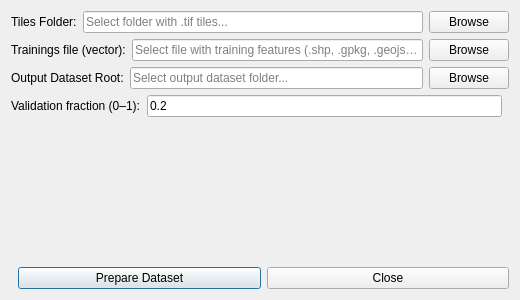
<?xml version="1.0" encoding="UTF-8"?>
<ui version="4.0">
 <class>YOLOPrepDialogBase</class>
 <widget class="QDialog" name="YOLOPrepDialogBase">
  <property name="geometry">
   <rect>
    <x>0</x>
    <y>0</y>
    <width>520</width>
    <height>300</height>
   </rect>
  </property>
  <property name="windowTitle">
   <string>YOLO Dataset Preparation</string>
  </property>
  <layout class="QVBoxLayout" name="mainLayout">
   <item>
    <layout class="QHBoxLayout" name="tilesLayout">
     <item>
      <widget class="QLabel" name="tilesLabel">
       <property name="text">
        <string>Tiles Folder:</string>
       </property>
      </widget>
     </item>
     <item>
      <widget class="QLineEdit" name="tilesDirEdit">
       <property name="readOnly">
        <bool>true</bool>
       </property>
       <property name="placeholderText">
        <string>Select folder with .tif tiles...</string>
       </property>
      </widget>
     </item>
     <item>
      <widget class="QPushButton" name="browseTilesButton">
       <property name="text">
        <string>Browse</string>
       </property>
      </widget>
     </item>
    </layout>
   </item>
   <item>
    <layout class="QHBoxLayout" name="shpLayout">
     <item>
      <widget class="QLabel" name="shpLabel">
       <property name="text">
        <string>Trainings file (vector):</string>
       </property>
      </widget>
     </item>
     <item>
      <widget class="QLineEdit" name="shpPathEdit">
       <property name="readOnly">
        <bool>true</bool>
       </property>
       <property name="placeholderText">
        <string>Select file with training features (.shp, .gpkg, .geojson)</string>
       </property>
      </widget>
     </item>
     <item>
      <widget class="QPushButton" name="browseShpButton">
       <property name="text">
        <string>Browse</string>
       </property>
      </widget>
     </item>
    </layout>
   </item>
   <item>
    <layout class="QHBoxLayout" name="outLayout">
     <item>
      <widget class="QLabel" name="outLabel">
       <property name="text">
        <string>Output Dataset Root:</string>
       </property>
      </widget>
     </item>
     <item>
      <widget class="QLineEdit" name="outDirEdit">
       <property name="readOnly">
        <bool>true</bool>
       </property>
       <property name="placeholderText">
        <string>Select output dataset folder...</string>
       </property>
      </widget>
     </item>
     <item>
      <widget class="QPushButton" name="browseOutButton">
       <property name="text">
        <string>Browse</string>
       </property>
      </widget>
     </item>
    </layout>
   </item>
   <item>
    <layout class="QHBoxLayout" name="valJobsLayout">
     <item>
      <widget class="QLabel" name="valLabel">
       <property name="text">
        <string>Validation fraction (0–1):</string>
       </property>
      </widget>
     </item>
     <item>
      <widget class="QLineEdit" name="valFractionEdit">
       <property name="text">
        <string>0.2</string>
       </property>
      </widget>
     </item>
     <item>
      <spacer name="sp1">
       <property name="orientation">
        <enum>Qt::Horizontal</enum>
       </property>
      </spacer>
     </item>
    </layout>
   </item>
   <item>
    <spacer name="vsp">
     <property name="orientation">
      <enum>Qt::Vertical</enum>
     </property>
     <property name="sizeHint" stdset="0">
      <size>
       <width>20</width>
       <height>20</height>
      </size>
     </property>
    </spacer>
   </item>
   <item>
    <layout class="QHBoxLayout" name="buttonLayout">
     <item>
      <spacer name="hsp">
       <property name="orientation">
        <enum>Qt::Horizontal</enum>
       </property>
      </spacer>
     </item>
     <item>
      <widget class="QPushButton" name="runPrepButton">
       <property name="text">
        <string>Prepare Dataset</string>
       </property>
       <property name="default">
        <bool>true</bool>
       </property>
      </widget>
     </item>
     <item>
      <widget class="QPushButton" name="cancelButton">
       <property name="text">
        <string>Close</string>
       </property>
      </widget>
     </item>
    </layout>
   </item>
  </layout>
 </widget>
 <resources/>
 <connections>
  <connection>
   <sender>cancelButton</sender>
   <signal>clicked()</signal>
   <receiver>YOLOPrepDialogBase</receiver>
   <slot>reject()</slot>
  </connection>
 </connections>
</ui>
